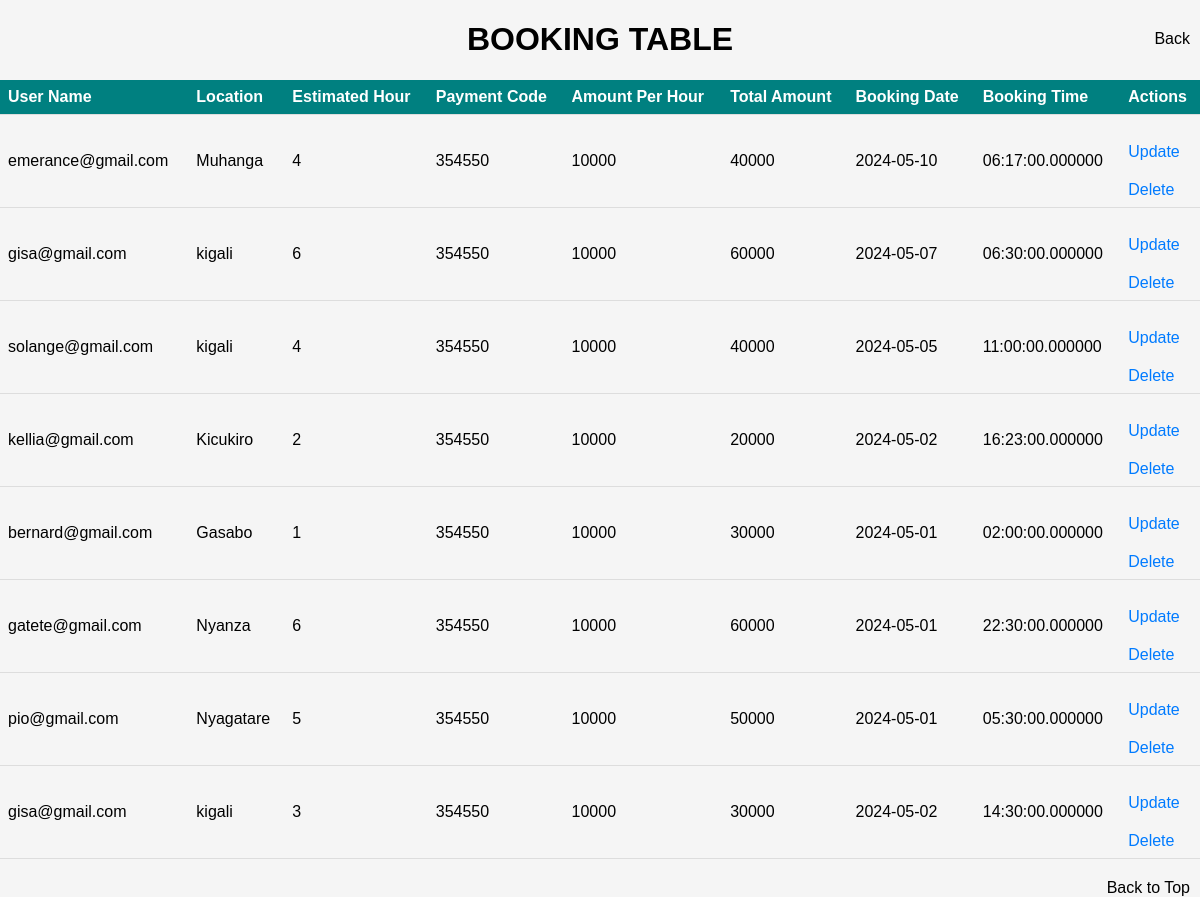
Screenshot of /adminbookings.php with the database file from the repository.
### tables this page shows
CREATE TABLE `booking` (
  `Booking_Id` int(11) NOT NULL,
  `user_Name` varchar(200) DEFAULT NULL,
  `location` varchar(50) DEFAULT NULL,
  `estimated_hour` int(50) DEFAULT NULL,
  `payment_code` int(50) DEFAULT NULL,
  `amount_perhour` int(50) DEFAULT NULL,
  `total_amount` int(50) DEFAULT NULL,
  `booking_date` date DEFAULT NULL,
  `booking_time` time(6) DEFAULT NULL
);

### adminbookings.php (the view, shortened to what this page needs)
<!DOCTYPE html>
<html lang="en">
<head>
</head>
<body>
    <?php
    include('connection.php');
     echo "<div style='text-align: center;'>";
echo "<h1>  BOOKING TABLE</h1>";
    $sql = "SELECT * FROM booking";
    $result = $conn->query($sql);
    if ($result->num_rows > 0) {
        echo "<table>";
        echo "<tr><th>User Name</th><th>Location</th><th>Estimated Hour</th><th>Payment Code</th><th>Amount Per Hour</th><th>Total Amount</th><th>Booking Date</th><th>Booking Time</th><th>Actions</th></tr>";
        while ($row = $result->fetch_assoc()) {
            echo "<tr>";
            echo "<td>" . $row["user_Name"] . "</td>";
            echo "<td>" . $row["location"] . "</td>";
            echo "<td>" . $row["estimated_hour"] . "</td>";
            echo "<td>" . $row["payment_code"] . "</td>";
            echo "<td>" . $row["amount_perhour"] . "</td>";
            echo "<td>" . $row["total_amount"] . "</td>";
            echo "<td>" . $row["booking_date"] . "</td>";
            echo "<td>" . $row["booking_time"] . "</td>";
            echo "<td>";
            echo "<a href='updatebooking.php?id=" . $row["user_Name"] . "'>Update</a>";
            echo "<a href='delete.php?id=" . $row["user_Name"] . "'>Delete</a>";
            echo "</td>";
            echo "</tr>";
        }
        echo "</table>";
        echo "<a href='driver.php' style='position: absolute; top: 10px; right: 10px; color: black;'>Back</a>";
        echo "<a href='adminbookings.php' style='position: absolute; under: 10px; right: 10px; color: black;'>Back to Top</a>";
    } else {
        echo "No results found";
    }
    ?>
</body>
</html>

### adminbookings.php (style rules this page uses)
body { font-family: Arial, sans-serif; margin: 0; padding: 0; background-color: #f5f5f5; }
table { width: 100%; border-collapse: collapse; margin-top: 20px; }
th, td { padding: 8px; text-align: left; border-bottom: 1px solid #ddd; }
th { background-color: teal; color: white; }
a { display: block; margin-top: 20px; text-decoration: none; color: #007bff; }

### rows the page displays
booking: user_Name "emerance@gmail.com", location "Muhanga", estimated_hour "4", payment_code "354550", amount_perhour "10000", total_amount "40000", booking_date "2024-05-10", booking_time "06:17:00.000000"
booking: user_Name "gisa@gmail.com", location "kigali", estimated_hour "6", payment_code "354550", amount_perhour "10000", total_amount "60000", booking_date "2024-05-07", booking_time "06:30:00.000000"
booking: user_Name "solange@gmail.com", location "kigali", estimated_hour "4", payment_code "354550", amount_perhour "10000", total_amount "40000", booking_date "2024-05-05", booking_time "11:00:00.000000"
booking: user_Name "kellia@gmail.com", location "Kicukiro", estimated_hour "2", payment_code "354550", amount_perhour "10000", total_amount "20000", booking_date "2024-05-02", booking_time "16:23:00.000000"
booking: user_Name "bernard@gmail.com", location "Gasabo", estimated_hour "1", payment_code "354550", amount_perhour "10000", total_amount "30000", booking_date "2024-05-01", booking_time "02:00:00.000000"
booking: user_Name "gatete@gmail.com", location "Nyanza", estimated_hour "6", payment_code "354550", amount_perhour "10000", total_amount "60000", booking_date "2024-05-01", booking_time "22:30:00.000000"
booking: user_Name "pio@gmail.com", location "Nyagatare", estimated_hour "5", payment_code "354550", amount_perhour "10000", total_amount "50000", booking_date "2024-05-01", booking_time "05:30:00.000000"
booking: user_Name "gisa@gmail.com", location "kigali", estimated_hour "3", payment_code "354550", amount_perhour "10000", total_amount "30000", booking_date "2024-05-02", booking_time "14:30:00.000000"
